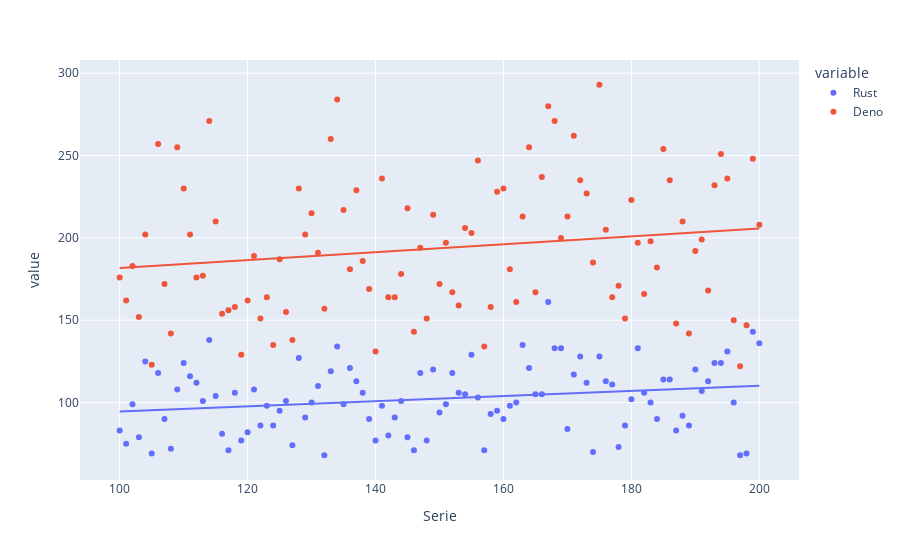

This figure's notebook cell:
### Code cell
# Create trendlines
import plotly.express as px

print(px.data.tips())
print(source_data)

fig_rs = px.scatter(source_data, x="Serie", y=["Rust", "Deno"], trendline="ols")
fig_rs.show()
